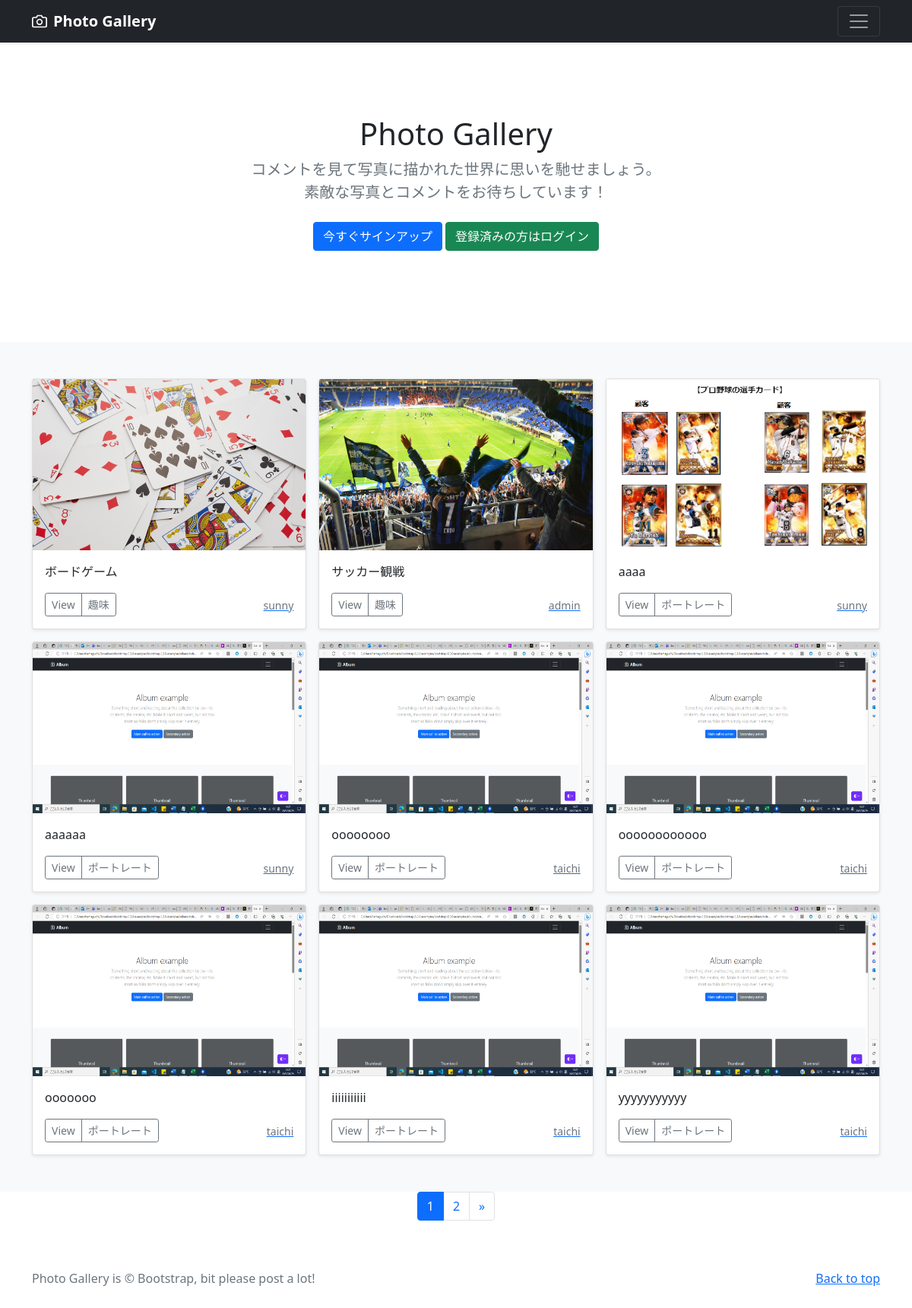
The page / on the database its author committed.
### photo/models.py (models this page shows, shortened)
class PhotoPost(models.Model):
    user=models.ForeignKey(
        CustomUser,
        verbose_name='ユーザー',
        on_delete=models.CASCADE
        )
    category=models.ForeignKey(
        Category,
        verbose_name='カテゴリ',
        on_delete=models.PROTECT
        )
    title=models.CharField(
        verbose_name='タイトル',
        max_length=200
        )
    comment=models.TextField(
        verbose_name='コメント',
        )
    image1=models.ImageField(
        verbose_name='イメージ1',
        upload_to='photos'
        )
    image2=models.ImageField(
        verbose_name='イメージ2',
        upload_to='photos',
        blank=True,
        null=True
        )
    posted_at=models.DateTimeField(
        verbose_name='投稿日時',
        auto_now_add=True
        )

class Category(models.Model):
    title=models.CharField(
        verbose_name='カテゴリ', #フィールドのタイトル
        max_length=20)

### accounts/models.py (models this page shows)
class CustomUser(AbstractUser):
    pass

### photo/views.py (the view)
# urls.py: path('',views.IndexView.as_view(),name='index'),
class IndexView(ListView):
    template_name = 'index.html'
    queryset=PhotoPost.objects.order_by('-posted_at')
    paginate_by=9

### photo/templates/index.html (shortened to what this page needs)
{% extends 'base.html' %}
  {% block contents %}
  {% include "photos_title.html" %}
  {% include "photos_list.html" %}
  {% include "pagination.html" %}
  {% endblock %}

### photo/templates/photos_list.html (shortened to what this page needs)
<div class="album py-5 bg-light">
  <div class="container">
    <div class="row row-cols-1 row-cols-sm-2 row-cols-md-3 g-3">
      {% for record in object_list %}
      <div class="col">
        <div class="card shadow-sm">
          <img src="{{record.image1.url}}"
            class="bd-placeholder-img card-img-top"
            width="100%" height="225"
            xmlns="http://www.w3.org/2000/svg"
            role="img" aria-label="Placeholder: Thumbnail"
            preserveAspectRatio="xMidYMid slice"
            focusable="false">
            <rect width="100%" height="100%" fill="#55595c"/>
          <div class="card-body">
            <p class="card-text">
              {{record.title}}
            </p>
            <div class="d-flex justify-content-between align-items-center">
              <div class="btn-group">
                <button type="button" class="btn btn-sm btn-outline-secondary" onclick="location.href='{% url 'photo:photo_detail' record.pk %}'">View</button>
                <button type="button"
                  class="btn btn-sm btn-outline-secondary"
                  onclick="location.href='{%url 'photo:photos_cat' category=record.category.id %}'">
                  {{record.category.title}}</button>
              </div>
              <a href="{% url 'photo:user_list' user=record.user.id %}">
                <small class="text-muted">
                  {{record.user.username}}</small>
              </a>
            </div>
          </div>
        </div>
      </div>
      {% endfor %}
    </div>
  </div>
</div>

### photo/templates/base.html (style rules this page uses)
.bd-placeholder-img { font-size: 1.125rem; text-anchor: middle; -webkit-user-select: none; -moz-user-select: none; user-select: none; }

### rows shown on the page
PhotoPost: image1 (picture), title "ボードゲーム", category "趣味", user.username "sunny"
PhotoPost: image1 (picture), title "サッカー観戦", category "趣味", user.username "admin"
PhotoPost: image1 (picture), title "aaaa", category "ポートレート", user.username "sunny"
PhotoPost: image1 (picture), title "aaaaaa", category "ポートレート", user.username "sunny"
PhotoPost: image1 (picture), title "oooooooo", category "ポートレート", user.username "taichi"
PhotoPost: image1 (picture), title "oooooooooooo", category "ポートレート", user.username "taichi"
PhotoPost: image1 (picture), title "ooooooo", category "ポートレート", user.username "taichi"
PhotoPost: image1 (picture), title "iiiiiiiiiii", category "ポートレート", user.username "taichi"
PhotoPost: image1 (picture), title "yyyyyyyyyyy", category "ポートレート", user.username "taichi"

### other values the page prints
{{ num }} "1"
{{ num }} "2"
